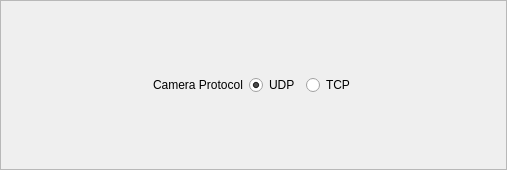
<?xml version="1.0" encoding="UTF-8"?>
<ui version="4.0">
 <class>FormCameraProtocol</class>
 <widget class="QWidget" name="FormCameraProtocol">
  <property name="geometry">
   <rect>
    <x>0</x>
    <y>0</y>
    <width>507</width>
    <height>170</height>
   </rect>
  </property>
  <property name="sizePolicy">
   <sizepolicy hsizetype="Preferred" vsizetype="Fixed">
    <horstretch>0</horstretch>
    <verstretch>0</verstretch>
   </sizepolicy>
  </property>
  <property name="mouseTracking">
   <bool>true</bool>
  </property>
  <property name="windowTitle">
   <string>Form</string>
  </property>
  <layout class="QVBoxLayout" name="verticalLayoutForm">
   <property name="leftMargin">
    <number>0</number>
   </property>
   <property name="topMargin">
    <number>0</number>
   </property>
   <property name="rightMargin">
    <number>0</number>
   </property>
   <property name="bottomMargin">
    <number>0</number>
   </property>
   <item>
    <widget class="QFrame" name="frameCameraProtocol">
     <property name="mouseTracking">
      <bool>true</bool>
     </property>
     <property name="frameShape">
      <enum>QFrame::StyledPanel</enum>
     </property>
     <property name="frameShadow">
      <enum>QFrame::Raised</enum>
     </property>
     <layout class="QVBoxLayout" name="verticalLayoutFrameCameraProtocol">
      <property name="leftMargin">
       <number>9</number>
      </property>
      <item>
       <layout class="QHBoxLayout" name="horizontalLayoutCameraProtocol">
        <item>
         <spacer name="horizontalSpacerCameraProtocol">
          <property name="orientation">
           <enum>Qt::Horizontal</enum>
          </property>
          <property name="sizeHint" stdset="0">
           <size>
            <width>40</width>
            <height>20</height>
           </size>
          </property>
         </spacer>
        </item>
        <item>
         <widget class="QLabel" name="labelCameraProtocol">
          <property name="sizePolicy">
           <sizepolicy hsizetype="Fixed" vsizetype="Fixed">
            <horstretch>0</horstretch>
            <verstretch>0</verstretch>
           </sizepolicy>
          </property>
          <property name="text">
           <string>Camera Protocol</string>
          </property>
         </widget>
        </item>
        <item>
         <widget class="QRadioButton" name="radioButtonCameraProtocolUDP">
          <property name="toolTip">
           <string extracomment="Woooohoo!"/>
          </property>
          <property name="toolTipDuration">
           <number>5</number>
          </property>
          <property name="statusTip">
           <string extracomment="Woooohoo!"/>
          </property>
          <property name="whatsThis">
           <string extracomment="Woooohoo!"/>
          </property>
          <property name="accessibleDescription">
           <string extracomment="Wooohooo!"/>
          </property>
          <property name="text">
           <string>UDP</string>
          </property>
          <property name="checked">
           <bool>true</bool>
          </property>
         </widget>
        </item>
        <item>
         <widget class="QRadioButton" name="radioButtonCameraProtocolTCP">
          <property name="toolTip">
           <string extracomment="Wooohoooo!"/>
          </property>
          <property name="toolTipDuration">
           <number>5</number>
          </property>
          <property name="whatsThis">
           <string extracomment="Woooohooo!"/>
          </property>
          <property name="text">
           <string>TCP</string>
          </property>
         </widget>
        </item>
        <item>
         <spacer name="horizontalSpacerCameraProtocol_2">
          <property name="orientation">
           <enum>Qt::Horizontal</enum>
          </property>
          <property name="sizeHint" stdset="0">
           <size>
            <width>40</width>
            <height>20</height>
           </size>
          </property>
         </spacer>
        </item>
       </layout>
      </item>
     </layout>
    </widget>
   </item>
  </layout>
 </widget>
 <resources/>
 <connections/>
</ui>
